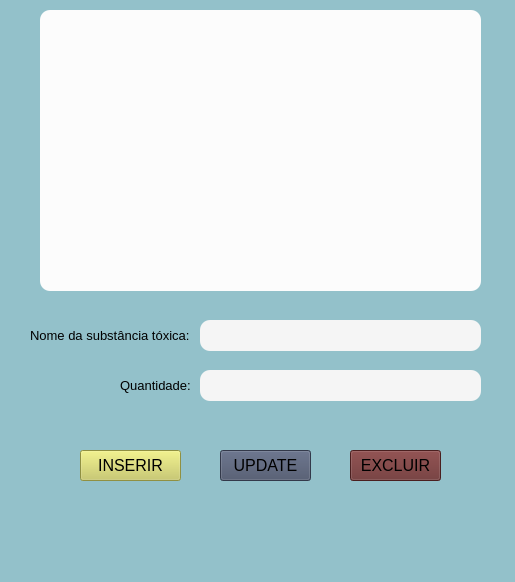
<?xml version="1.0" encoding="UTF-8"?>
<ui version="4.0">
 <class>MainWindow</class>
 <widget class="QMainWindow" name="MainWindow">
  <property name="geometry">
   <rect>
    <x>0</x>
    <y>0</y>
    <width>515</width>
    <height>582</height>
   </rect>
  </property>
  <property name="minimumSize">
   <size>
    <width>515</width>
    <height>582</height>
   </size>
  </property>
  <property name="maximumSize">
   <size>
    <width>515</width>
    <height>582</height>
   </size>
  </property>
  <property name="windowTitle">
   <string>MainWindow</string>
  </property>
  <property name="styleSheet">
   <string notr="true">background-color: rgb(147, 193, 202);</string>
  </property>
  <widget class="QWidget" name="centralwidget">
   <widget class="QPushButton" name="ButtonUp">
    <property name="geometry">
     <rect>
      <x>220</x>
      <y>450</y>
      <width>91</width>
      <height>31</height>
     </rect>
    </property>
    <property name="font">
     <font>
      <pointsize>12</pointsize>
     </font>
    </property>
    <property name="styleSheet">
     <string notr="true">background-color: rgb(71, 80, 104);</string>
    </property>
    <property name="text">
     <string>UPDATE</string>
    </property>
   </widget>
   <widget class="QPushButton" name="ButtonDelet">
    <property name="geometry">
     <rect>
      <x>350</x>
      <y>450</y>
      <width>91</width>
      <height>31</height>
     </rect>
    </property>
    <property name="font">
     <font>
      <pointsize>12</pointsize>
     </font>
    </property>
    <property name="styleSheet">
     <string notr="true">background-color: rgb(104, 44, 44);</string>
    </property>
    <property name="text">
     <string>EXCLUIR</string>
    </property>
   </widget>
   <widget class="QListWidget" name="listWidget">
    <property name="geometry">
     <rect>
      <x>40</x>
      <y>10</y>
      <width>441</width>
      <height>281</height>
     </rect>
    </property>
    <property name="styleSheet">
     <string notr="true">background-color: rgb(252, 252, 252);
border-radius:10px;</string>
    </property>
   </widget>
   <widget class="QPushButton" name="ButtonInserir">
    <property name="geometry">
     <rect>
      <x>80</x>
      <y>450</y>
      <width>101</width>
      <height>31</height>
     </rect>
    </property>
    <property name="font">
     <font>
      <pointsize>12</pointsize>
     </font>
    </property>
    <property name="styleSheet">
     <string notr="true">background-color: rgb(202, 202, 92);</string>
    </property>
    <property name="text">
     <string>INSERIR</string>
    </property>
   </widget>
   <widget class="QLineEdit" name="lineText_subsToxica">
    <property name="geometry">
     <rect>
      <x>200</x>
      <y>320</y>
      <width>281</width>
      <height>31</height>
     </rect>
    </property>
    <property name="styleSheet">
     <string notr="true">background-color: rgb(245, 245, 245);
border-radius:10px;
</string>
    </property>
   </widget>
   <widget class="QLineEdit" name="lineText_quantidade">
    <property name="geometry">
     <rect>
      <x>200</x>
      <y>370</y>
      <width>281</width>
      <height>31</height>
     </rect>
    </property>
    <property name="styleSheet">
     <string notr="true">background-color: rgb(245, 245, 245);
border-radius:10px;
</string>
    </property>
   </widget>
   <widget class="QLabel" name="label_subsToxica">
    <property name="geometry">
     <rect>
      <x>30</x>
      <y>320</y>
      <width>161</width>
      <height>31</height>
     </rect>
    </property>
    <property name="font">
     <font>
      <pointsize>10</pointsize>
     </font>
    </property>
    <property name="text">
     <string>Nome da substância tóxica:</string>
    </property>
   </widget>
   <widget class="QLabel" name="label_quantidade">
    <property name="geometry">
     <rect>
      <x>120</x>
      <y>370</y>
      <width>71</width>
      <height>31</height>
     </rect>
    </property>
    <property name="font">
     <font>
      <pointsize>10</pointsize>
     </font>
    </property>
    <property name="text">
     <string>Quantidade:</string>
    </property>
   </widget>
  </widget>
  <widget class="QMenuBar" name="menubar">
   <property name="geometry">
    <rect>
     <x>0</x>
     <y>0</y>
     <width>515</width>
     <height>21</height>
    </rect>
   </property>
  </widget>
  <widget class="QStatusBar" name="statusbar"/>
 </widget>
 <resources/>
 <connections/>
</ui>
